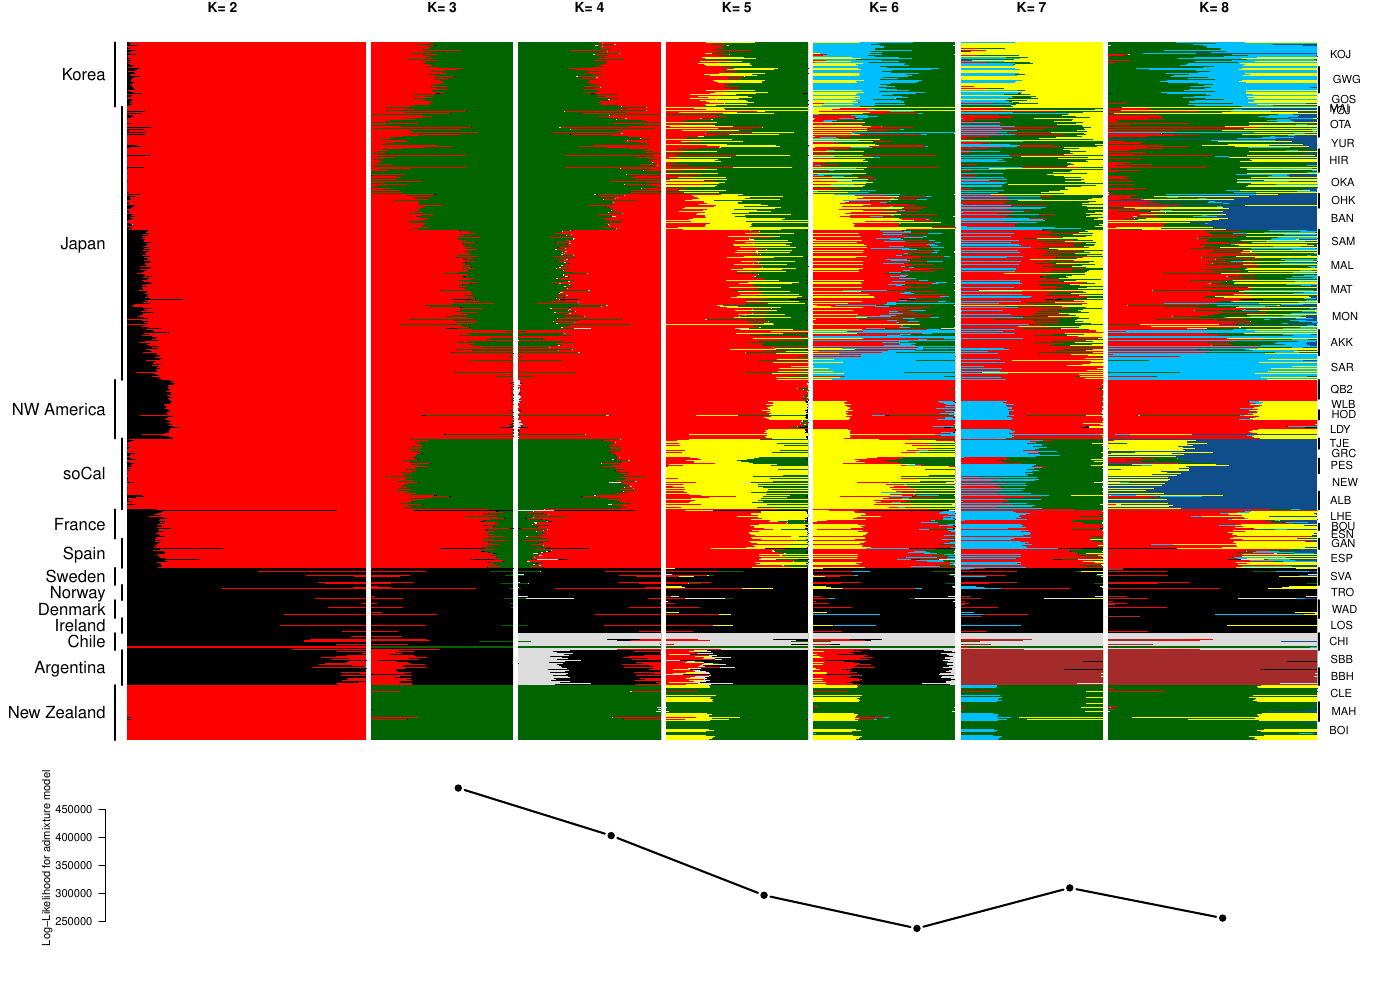

Write the R code that produced this figure.
###
### R script to generate PCA from a covariance matrix stored on disk
### Uses a bamfile and metadata to classify points, this happens in setup_meta.R
###

source("setup_meta.R")

p="."
f=list.files(path=p,pattern="*.qopt")

#######################################################
plotadmix = function(m=as.matrix(adin[[1]]$q),
	 cldf=iddf,
	 cp=1:nrow(m),
	 sortcols=c("Region","pop"),
	 left=TRUE,
	 right=TRUE)	
{ 
  
   plotdf=data.frame(cbind(cldf,m))
   names(plotdf)[(ncol(cldf)+1):ncol(plotdf)] = paste0("q",1:ncol(m))
## Sorting
if ((!is.null(sortcols))&(length(sortcols)>0)) {
   if (length(sortcols)<2) rep(sortcols,2)
   plotdf = plotdf[order(plotdf[,sortcols[1]],-plotdf[,"Latitude"]),]
}  


par(las=2)
mar=c(0,0.1,1,0.1)+0.1
xlim=c(0,1)
if (left) {mar[2]=6 ; xlim[1]=-0.2}
if (right){ mar[4]=6; xlim[2]=1.02}

par(mar=mar)
   pm=t(as.matrix(plotdf[,(ncol(cldf)+1):ncol(plotdf)]))
   barplot(pm,beside=F,border=NA,col=c(cp[1]:cp[ncol(m)]),space=0,horiz=T,axes=F,names.arg=rep("",length(plotdf$id)),xpd=NA,
           xlim=xlim,main=paste("K=",ncol(m)))

   if ((!is.null(sortcols))&(length(sortcols)>0)) {
      r1 = rle(as.character(plotdf[,sortcols[1]]))
      r2 = rle(as.character(plotdf[,sortcols[2]]))	

      r1_coords = data.frame(stp=cumsum(r1$lengths),
 			      vals=r1$values)
      r1_coords$strt = r1_coords$stp - r1$lengths

      r2_coords = data.frame(stp=cumsum(r2$lengths),
 			      vals=r2$values)
      r2_coords$strt = r2_coords$stp - r2$lengths

      
      inds=nrow(plotdf)

      if (left)
      {
      fac = 1 #-inds * 1.5      
      mtext(side=2,text=r1_coords$vals,at=fac*rowMeans(r1_coords[,c("strt","stp")]))
      for(j in 1:nrow(r1_coords))
      {
        x=-1*c(0.01,0.012)[(1+(j%%2))]
        segments(x,r1_coords[j,"strt"],x,r1_coords[j,"stp"],type="l", lwd=2,col="black")   
      }

      }	

      if (right)
      {
      fac = 1 #-inds * 1.5      
      mtext(side=4,text=r2_coords$vals,at=fac*rowMeans(r2_coords[,c("strt","stp")]),cex=0.7,adj=-0.4)
      for(j in 1:nrow(r2_coords))
      {
        x=c(1.003,1.008)[(1+(j%%2))]
        segments(x,r2_coords[j,"strt"],x,r2_coords[j,"stp"],type="l", lwd=2,col="black")   
      }

      }	

   }  


}
########################################### end of plotting function declaration


##################### now use the function

adin <-  vector("list",length(f))
cnt=1
print(length(f))
for (x in f)
{
print(x)
    froot=gsub(".qopt","",x)
print(froot)
    k=as.numeric(gsub("admix_","",froot))
    l=readLines(paste0(p,"/",froot,".log"))
    l=gsub("best like=","",l[grep("best like",l)])
    LL=as.numeric(gsub(" after.*","",l))
    q=read.table(file=paste0(p,"/",x),header=F)
    adin[[cnt]] =  list(k=k,LL=LL,q=q)
    cnt=cnt+1
}

print("about to plot")

pdf("admix.pdf",width=14,height=10)

cp=1:15
cldf=iddf

layout(matrix(c(1:length(adin),rep(length(adin)+1,length(adin))),ncol=length(adin),nrow=2,byrow=T),
	widths=c(2.5,rep(1,length(adin)-2),2),
	heights=c(10,3))
for (i in 1:length(adin))
{
    m=as.matrix(adin[[i]]$q)
    if (i==1)
        plotadmix(m,cldf,left=T,right=F) else if (i==length(adin)) plotadmix(m,cldf,left=F,right=T)
                                         else plotadmix(m,cldf,left=F,right=F) 

}

par(mar=c(5,8,1,2))
print(diff(sapply(adin,function(x) x$LL)))

plot(diff(sapply(adin,function(x) x$LL))~sapply(adin,function(x) x$k)[-1],
     xlim=c(1,length(adin)+1.68),
     type="b",lwd=2,cex=1.5,pch=16,axes=F,
     xlab="",ylab="")
axis(2)
par(las=3)
mtext(line=4,side=2,text="Log-Likelihood for admixture model",cex=0.7)
legend(x=1,y=200000,legend="Difference in LogLike among previous and current K")
dev.off()




